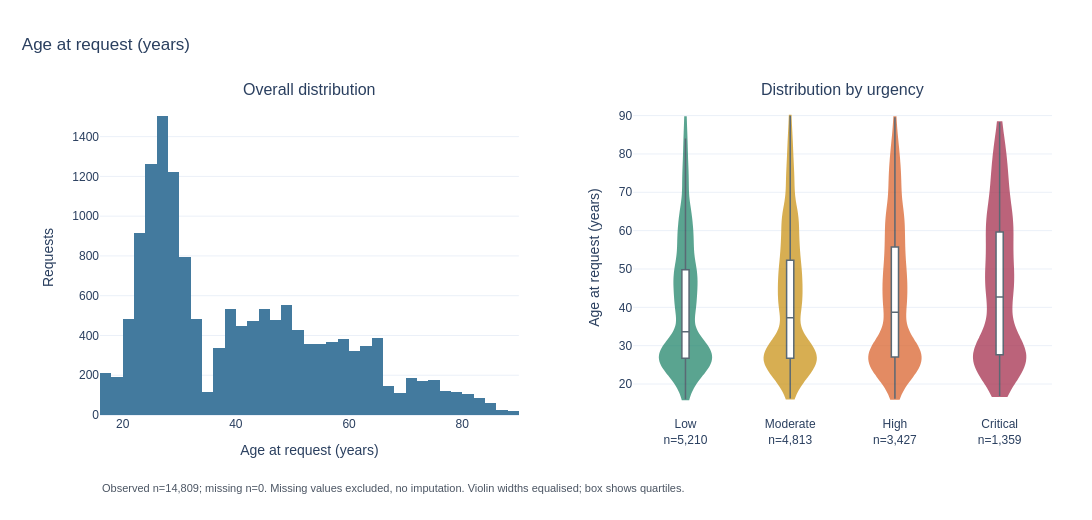
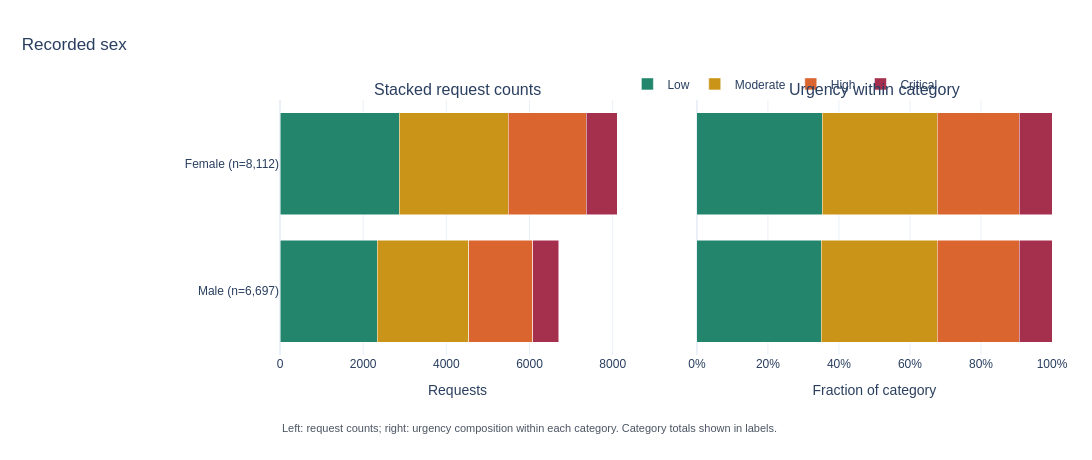
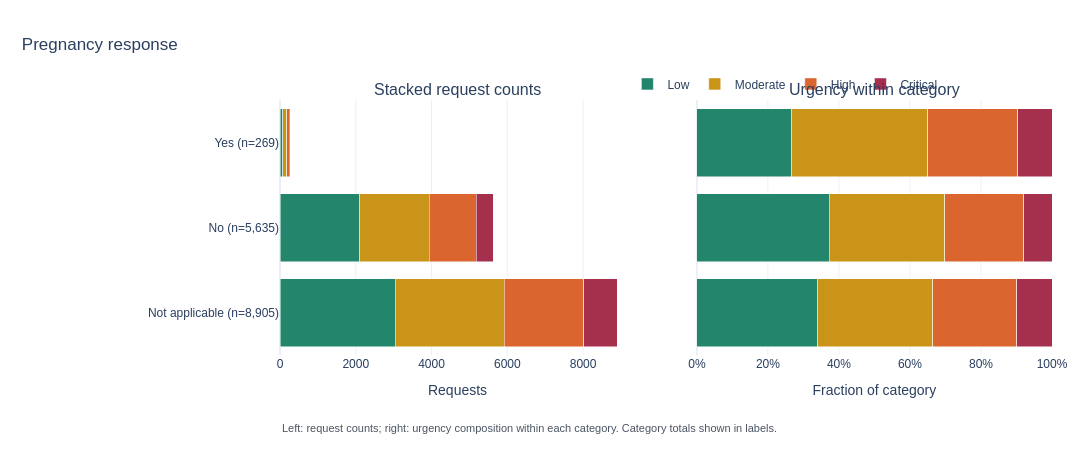
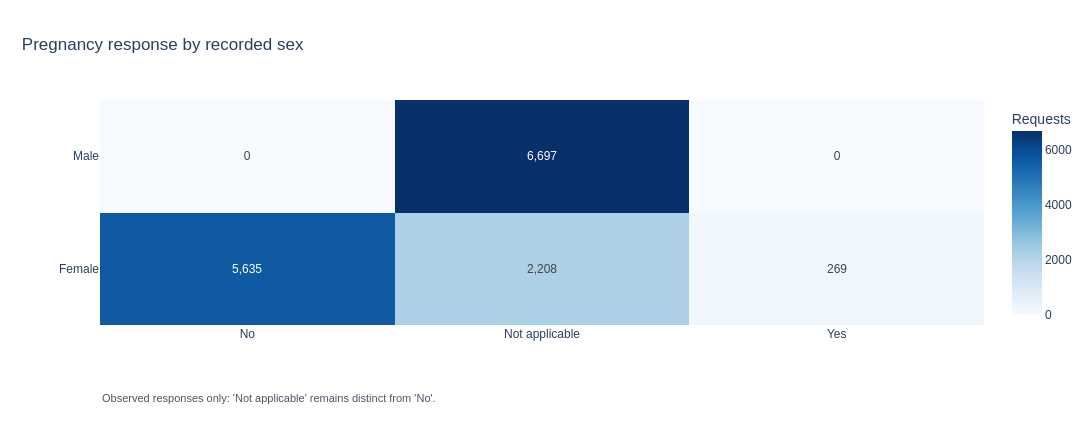

The notebook cell saved with these charts, in order:
### Markdown cell above
## Age, recorded sex, and pregnancy response

Age is derived at request time. Histograms include observed values; violins show the full observed range with embedded quartile boxes and per-urgency sample sizes. Sex and pregnancy figures pair stacked counts with within-category urgency fractions. The audit cross-tab retains pregnancy "Not applicable" separately from "No"; applicability is not inferred from recorded sex.

### Code cell
show_figures(figures, ["patient_age", "sex", "pregnancy_flag", "pregnancy_by_sex"])

### Figure 1 — Plotly figure (JSON) as saved in the notebook; plotly's stock layout.template omitted (floating-point values rounded to 4 significant figures; data arrays with more than 128 entries replaced by an {"elided": "..."} marker saying what was removed)
{"data": [{"hovertemplate": "Age at request (years): %{x}<br>Requests: %{y:,}<extra></extra>", "marker": {"color": "#437a9e"}, "name": "All labelled", "nbinsx": 60, "showlegend": false, "type": "histogram", "x": {"elided": "14809 float values"}, "xaxis": "x", "yaxis": "y"}, {"box": {"fillcolor": "white", "line": {"color": "#243746", "width": 1.5}, "visible": true, "width": 0.14}, "fillcolor": "#23866c", "line": {"color": "#23866c"}, "name": "Low", "opacity": 0.75, "points": false, "scalemode": "width", "showlegend": false, "spanmode": "hard", "type": "violin", "x": {"elided": "5210 str values"}, "xaxis": "x2", "y": {"elided": "5210 float values"}, "yaxis": "y2"}, {"box": {"fillcolor": "white", "line": {"color": "#243746", "width": 1.5}, "visible": true, "width": 0.14}, "fillcolor": "#ca9419", "line": {"color": "#ca9419"}, "name": "Moderate", "opacity": 0.75, "points": false, "scalemode": "width", "showlegend": false, "spanmode": "hard", "type": "violin", "x": {"elided": "4813 str values"}, "xaxis": "x2", "y": {"elided": "4813 float values"}, "yaxis": "y2"}, {"box": {"fillcolor": "white", "line": {"color": "#243746", "width": 1.5}, "visible": true, "width": 0.14}, "fillcolor": "#da652f", "line": {"color": "#da652f"}, "name": "High", "opacity": 0.75, "points": false, "scalemode": "width", "showlegend": false, "spanmode": "hard", "type": "violin", "x": {"elided": "3427 str values"}, "xaxis": "x2", "y": {"elided": "3427 float values"}, "yaxis": "y2"}, {"box": {"fillcolor": "white", "line": {"color": "#243746", "width": 1.5}, "visible": true, "width": 0.14}, "fillcolor": "#a5304e", "line": {"color": "#a5304e"}, "name": "Critical", "opacity": 0.75, "points": false, "scalemode": "width", "showlegend": false, "spanmode": "hard", "type": "violin", "x": {"elided": "1359 str values"}, "xaxis": "x2", "y": {"elided": "1359 float values"}, "yaxis": "y2"}], "layout": {"annotations": [{"font": {"size": 16}, "showarrow": false, "text": "Overall distribution", "x": 0.22, "xanchor": "center", "xref": "paper", "y": 1.0, "yanchor": "bottom", "yref": "paper"}, {"font": {"size": 16}, "showarrow": false, "text": "Distribution by urgency", "x": 0.78, "xanchor": "center", "xref": "paper", "y": 1.0, "yanchor": "bottom", "yref": "paper"}, {"align": "left", "font": {"color": "#4b5563", "size": 11}, "showarrow": false, "text": "Observed n=14,809; missing n=0. Missing values excluded, no imputation. Violin widths equalised; box shows quartiles.", "x": 0, "xref": "paper", "y": 0, "yanchor": "top", "yref": "paper", "yshift": -65}], "font": {"family": "Arial, sans-serif", "size": 12}, "height": 520, "legend": {"orientation": "h", "x": 0.45, "y": 1.12}, "margin": {"b": 105, "l": 100, "r": 40, "t": 100}, "paper_bgcolor": "white", "plot_bgcolor": "white", "title": {"text": "Age at request (years)", "x": 0.02}, "width": 1200, "xaxis": {"anchor": "y", "domain": [0.0, 0.44], "title": {"text": "Age at request (years)"}}, "xaxis2": {"anchor": "y2", "categoryarray": ["Low", "Moderate", "High", "Critical"], "categoryorder": "array", "domain": [0.56, 1.0], "ticktext": ["Low<br>n=5,210", "Moderate<br>n=4,813", "High<br>n=3,427", "Critical<br>n=1,359"], "tickvals": ["Low", "Moderate", "High", "Critical"]}, "yaxis": {"anchor": "x", "domain": [0.0, 1.0], "title": {"text": "Requests"}}, "yaxis2": {"anchor": "x2", "domain": [0.0, 1.0], "title": {"text": "Age at request (years)"}}}}

### Figure 2 — Plotly figure (JSON) as saved in the notebook; plotly's stock layout.template omitted (floating-point values rounded to 4 significant figures)
{"data": [{"customdata": [[2867, 8112], [2343, 6697]], "hovertemplate": "%{y}<br>Low: %{customdata[0]:,.0f} requests<extra></extra>", "legendgroup": "Low", "marker": {"color": "#23866c"}, "name": "Low", "orientation": "h", "showlegend": true, "type": "bar", "x": [2867, 2343], "xaxis": "x", "y": ["Female (n=8,112)", "Male (n=6,697)"], "yaxis": "y"}, {"customdata": [[2867, 8112], [2343, 6697]], "hovertemplate": "%{y}<br>Low: %{customdata[0]:,.0f} requests<br>Within category: %{x:.1%}<extra></extra>", "legendgroup": "Low", "marker": {"color": "#23866c"}, "name": "Low", "orientation": "h", "showlegend": false, "type": "bar", "x": [0.3534, 0.3499], "xaxis": "x2", "y": ["Female (n=8,112)", "Male (n=6,697)"], "yaxis": "y2"}, {"customdata": [[2622, 8112], [2191, 6697]], "hovertemplate": "%{y}<br>Moderate: %{customdata[0]:,.0f} requests<extra></extra>", "legendgroup": "Moderate", "marker": {"color": "#ca9419"}, "name": "Moderate", "orientation": "h", "showlegend": true, "type": "bar", "x": [2622, 2191], "xaxis": "x", "y": ["Female (n=8,112)", "Male (n=6,697)"], "yaxis": "y"}, {"customdata": [[2622, 8112], [2191, 6697]], "hovertemplate": "%{y}<br>Moderate: %{customdata[0]:,.0f} requests<br>Within category: %{x:.1%}<extra></extra>", "legendgroup": "Moderate", "marker": {"color": "#ca9419"}, "name": "Moderate", "orientation": "h", "showlegend": false, "type": "bar", "x": [0.3232, 0.3272], "xaxis": "x2", "y": ["Female (n=8,112)", "Male (n=6,697)"], "yaxis": "y2"}, {"customdata": [[1878, 8112], [1549, 6697]], "hovertemplate": "%{y}<br>High: %{customdata[0]:,.0f} requests<extra></extra>", "legendgroup": "High", "marker": {"color": "#da652f"}, "name": "High", "orientation": "h", "showlegend": true, "type": "bar", "x": [1878, 1549], "xaxis": "x", "y": ["Female (n=8,112)", "Male (n=6,697)"], "yaxis": "y"}, {"customdata": [[1878, 8112], [1549, 6697]], "hovertemplate": "%{y}<br>High: %{customdata[0]:,.0f} requests<br>Within category: %{x:.1%}<extra></extra>", "legendgroup": "High", "marker": {"color": "#da652f"}, "name": "High", "orientation": "h", "showlegend": false, "type": "bar", "x": [0.2315, 0.2313], "xaxis": "x2", "y": ["Female (n=8,112)", "Male (n=6,697)"], "yaxis": "y2"}, {"customdata": [[745, 8112], [614, 6697]], "hovertemplate": "%{y}<br>Critical: %{customdata[0]:,.0f} requests<extra></extra>", "legendgroup": "Critical", "marker": {"color": "#a5304e"}, "name": "Critical", "orientation": "h", "showlegend": true, "type": "bar", "x": [745, 614], "xaxis": "x", "y": ["Female (n=8,112)", "Male (n=6,697)"], "yaxis": "y"}, {"customdata": [[745, 8112], [614, 6697]], "hovertemplate": "%{y}<br>Critical: %{customdata[0]:,.0f} requests<br>Within category: %{x:.1%}<extra></extra>", "legendgroup": "Critical", "marker": {"color": "#a5304e"}, "name": "Critical", "orientation": "h", "showlegend": false, "type": "bar", "x": [0.09184, 0.09168], "xaxis": "x2", "y": ["Female (n=8,112)", "Male (n=6,697)"], "yaxis": "y2"}], "layout": {"annotations": [{"font": {"size": 16}, "showarrow": false, "text": "Stacked request counts", "x": 0.23, "xanchor": "center", "xref": "paper", "y": 1.0, "yanchor": "bottom", "yref": "paper"}, {"font": {"size": 16}, "showarrow": false, "text": "Urgency within category", "x": 0.77, "xanchor": "center", "xref": "paper", "y": 1.0, "yanchor": "bottom", "yref": "paper"}, {"align": "left", "font": {"color": "#4b5563", "size": 11}, "showarrow": false, "text": "Left: request counts; right: urgency composition within each category. Category totals shown in labels.", "x": 0, "xref": "paper", "y": 0, "yanchor": "top", "yref": "paper", "yshift": -65}], "barmode": "stack", "font": {"family": "Arial, sans-serif", "size": 12}, "height": 460, "legend": {"orientation": "h", "x": 0.45, "y": 1.12}, "margin": {"b": 105, "l": 280, "r": 40, "t": 100}, "paper_bgcolor": "white", "plot_bgcolor": "white", "title": {"text": "Recorded sex", "x": 0.02}, "width": 1200, "xaxis": {"anchor": "y", "domain": [0.0, 0.46], "title": {"text": "Requests"}}, "xaxis2": {"anchor": "y2", "domain": [0.54, 1.0], "range": [0, 1], "tickformat": ".0%", "title": {"text": "Fraction of category"}}, "yaxis": {"anchor": "x", "autorange": "reversed", "domain": [0.0, 1.0]}, "yaxis2": {"anchor": "x2", "autorange": "reversed", "domain": [0.0, 1.0], "showticklabels": false}}}

### Figure 3 — Plotly figure (JSON) as saved in the notebook; plotly's stock layout.template omitted (floating-point values rounded to 4 significant figures)
{"data": [{"customdata": [[72, 269], [2102, 5635], [3036, 8905]], "hovertemplate": "%{y}<br>Low: %{customdata[0]:,.0f} requests<extra></extra>", "legendgroup": "Low", "marker": {"color": "#23866c"}, "name": "Low", "orientation": "h", "showlegend": true, "type": "bar", "x": [72, 2102, 3036], "xaxis": "x", "y": ["Yes (n=269)", "No (n=5,635)", "Not applicable (n=8,905)"], "yaxis": "y"}, {"customdata": [[72, 269], [2102, 5635], [3036, 8905]], "hovertemplate": "%{y}<br>Low: %{customdata[0]:,.0f} requests<br>Within category: %{x:.1%}<extra></extra>", "legendgroup": "Low", "marker": {"color": "#23866c"}, "name": "Low", "orientation": "h", "showlegend": false, "type": "bar", "x": [0.2677, 0.373, 0.3409], "xaxis": "x2", "y": ["Yes (n=269)", "No (n=5,635)", "Not applicable (n=8,905)"], "yaxis": "y2"}, {"customdata": [[103, 269], [1833, 5635], [2877, 8905]], "hovertemplate": "%{y}<br>Moderate: %{customdata[0]:,.0f} requests<extra></extra>", "legendgroup": "Moderate", "marker": {"color": "#ca9419"}, "name": "Moderate", "orientation": "h", "showlegend": true, "type": "bar", "x": [103, 1833, 2877], "xaxis": "x", "y": ["Yes (n=269)", "No (n=5,635)", "Not applicable (n=8,905)"], "yaxis": "y"}, {"customdata": [[103, 269], [1833, 5635], [2877, 8905]], "hovertemplate": "%{y}<br>Moderate: %{customdata[0]:,.0f} requests<br>Within category: %{x:.1%}<extra></extra>", "legendgroup": "Moderate", "marker": {"color": "#ca9419"}, "name": "Moderate", "orientation": "h", "showlegend": false, "type": "bar", "x": [0.3829, 0.3253, 0.3231], "xaxis": "x2", "y": ["Yes (n=269)", "No (n=5,635)", "Not applicable (n=8,905)"], "yaxis": "y2"}, {"customdata": [[68, 269], [1248, 5635], [2111, 8905]], "hovertemplate": "%{y}<br>High: %{customdata[0]:,.0f} requests<extra></extra>", "legendgroup": "High", "marker": {"color": "#da652f"}, "name": "High", "orientation": "h", "showlegend": true, "type": "bar", "x": [68, 1248, 2111], "xaxis": "x", "y": ["Yes (n=269)", "No (n=5,635)", "Not applicable (n=8,905)"], "yaxis": "y"}, {"customdata": [[68, 269], [1248, 5635], [2111, 8905]], "hovertemplate": "%{y}<br>High: %{customdata[0]:,.0f} requests<br>Within category: %{x:.1%}<extra></extra>", "legendgroup": "High", "marker": {"color": "#da652f"}, "name": "High", "orientation": "h", "showlegend": false, "type": "bar", "x": [0.2528, 0.2215, 0.2371], "xaxis": "x2", "y": ["Yes (n=269)", "No (n=5,635)", "Not applicable (n=8,905)"], "yaxis": "y2"}, {"customdata": [[26, 269], [452, 5635], [881, 8905]], "hovertemplate": "%{y}<br>Critical: %{customdata[0]:,.0f} requests<extra></extra>", "legendgroup": "Critical", "marker": {"color": "#a5304e"}, "name": "Critical", "orientation": "h", "showlegend": true, "type": "bar", "x": [26, 452, 881], "xaxis": "x", "y": ["Yes (n=269)", "No (n=5,635)", "Not applicable (n=8,905)"], "yaxis": "y"}, {"customdata": [[26, 269], [452, 5635], [881, 8905]], "hovertemplate": "%{y}<br>Critical: %{customdata[0]:,.0f} requests<br>Within category: %{x:.1%}<extra></extra>", "legendgroup": "Critical", "marker": {"color": "#a5304e"}, "name": "Critical", "orientation": "h", "showlegend": false, "type": "bar", "x": [0.09665, 0.08021, 0.09893], "xaxis": "x2", "y": ["Yes (n=269)", "No (n=5,635)", "Not applicable (n=8,905)"], "yaxis": "y2"}], "layout": {"annotations": [{"font": {"size": 16}, "showarrow": false, "text": "Stacked request counts", "x": 0.23, "xanchor": "center", "xref": "paper", "y": 1.0, "yanchor": "bottom", "yref": "paper"}, {"font": {"size": 16}, "showarrow": false, "text": "Urgency within category", "x": 0.77, "xanchor": "center", "xref": "paper", "y": 1.0, "yanchor": "bottom", "yref": "paper"}, {"align": "left", "font": {"color": "#4b5563", "size": 11}, "showarrow": false, "text": "Left: request counts; right: urgency composition within each category. Category totals shown in labels.", "x": 0, "xref": "paper", "y": 0, "yanchor": "top", "yref": "paper", "yshift": -65}], "barmode": "stack", "font": {"family": "Arial, sans-serif", "size": 12}, "height": 460, "legend": {"orientation": "h", "x": 0.45, "y": 1.12}, "margin": {"b": 105, "l": 280, "r": 40, "t": 100}, "paper_bgcolor": "white", "plot_bgcolor": "white", "title": {"text": "Pregnancy response", "x": 0.02}, "width": 1200, "xaxis": {"anchor": "y", "domain": [0.0, 0.46], "title": {"text": "Requests"}}, "xaxis2": {"anchor": "y2", "domain": [0.54, 1.0], "range": [0, 1], "tickformat": ".0%", "title": {"text": "Fraction of category"}}, "yaxis": {"anchor": "x", "autorange": "reversed", "domain": [0.0, 1.0]}, "yaxis2": {"anchor": "x2", "autorange": "reversed", "domain": [0.0, 1.0], "showticklabels": false}}}

### Figure 4 — Plotly figure (JSON) as saved in the notebook; plotly's stock layout.template omitted (floating-point values rounded to 4 significant figures)
{"data": [{"colorbar": {"title": {"text": "Requests"}}, "colorscale": [[0.0, "rgb(247,251,255)"], [0.125, "rgb(222,235,247)"], [0.25, "rgb(198,219,239)"], [0.375, "rgb(158,202,225)"], [0.5, "rgb(107,174,214)"], [0.625, "rgb(66,146,198)"], [0.75, "rgb(33,113,181)"], [0.875, "rgb(8,81,156)"], [1.0, "rgb(8,48,107)"]], "text": [[5635, 2208, 269], [0, 6697, 0]], "texttemplate": "%{text:,}", "type": "heatmap", "x": ["No", "Not applicable", "Yes"], "y": ["Female", "Male"], "z": [[5635, 2208, 269], [0, 6697, 0]]}], "layout": {"annotations": [{"align": "left", "font": {"color": "#4b5563", "size": 11}, "showarrow": false, "text": "Observed responses only: 'Not applicable' remains distinct from 'No'.", "x": 0, "xref": "paper", "y": 0, "yanchor": "top", "yref": "paper", "yshift": -65}], "font": {"family": "Arial, sans-serif", "size": 12}, "height": 430, "legend": {"orientation": "h", "x": 0.45, "y": 1.12}, "margin": {"b": 105, "l": 100, "r": 40, "t": 100}, "paper_bgcolor": "white", "plot_bgcolor": "white", "title": {"text": "Pregnancy response by recorded sex", "x": 0.02}, "width": 1200}}
